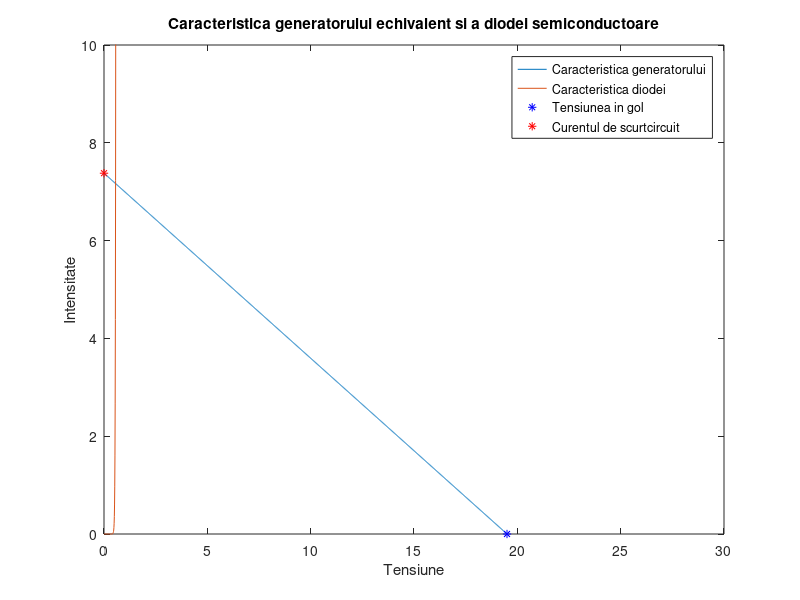

This chart was generated by the following MATLAB code:
function pol_dir()
  Ee = 19.5;
  Re = 37 / 14;
  Isc = Ee / Re;
  
  I_s = 5.*(10^(-12));
  V_T = 0.020;
  
  U = [0:0.01:Ee];
  
  Ugol = Ee;
  I = (Ee - U) ./ Re;
  I2 = I_s * (e .^ (U/V_T) - 1);
  
  figure(1)
  plot(U, I, U, I2);
  hold on
  plot(Ugol, 0, "b*");
  plot(0, Isc, "r*");
  axis([0 30 0 10]);
  xlabel("Tensiune");
  ylabel("Intensitate");
  title("Caracteristica generatorului echivalent si a diodei semiconductoare");
  legend("Caracteristica generatorului", "Caracteristica diodei", "Tensiunea in gol",
  "Curentul de scurtcircuit");
endfunction